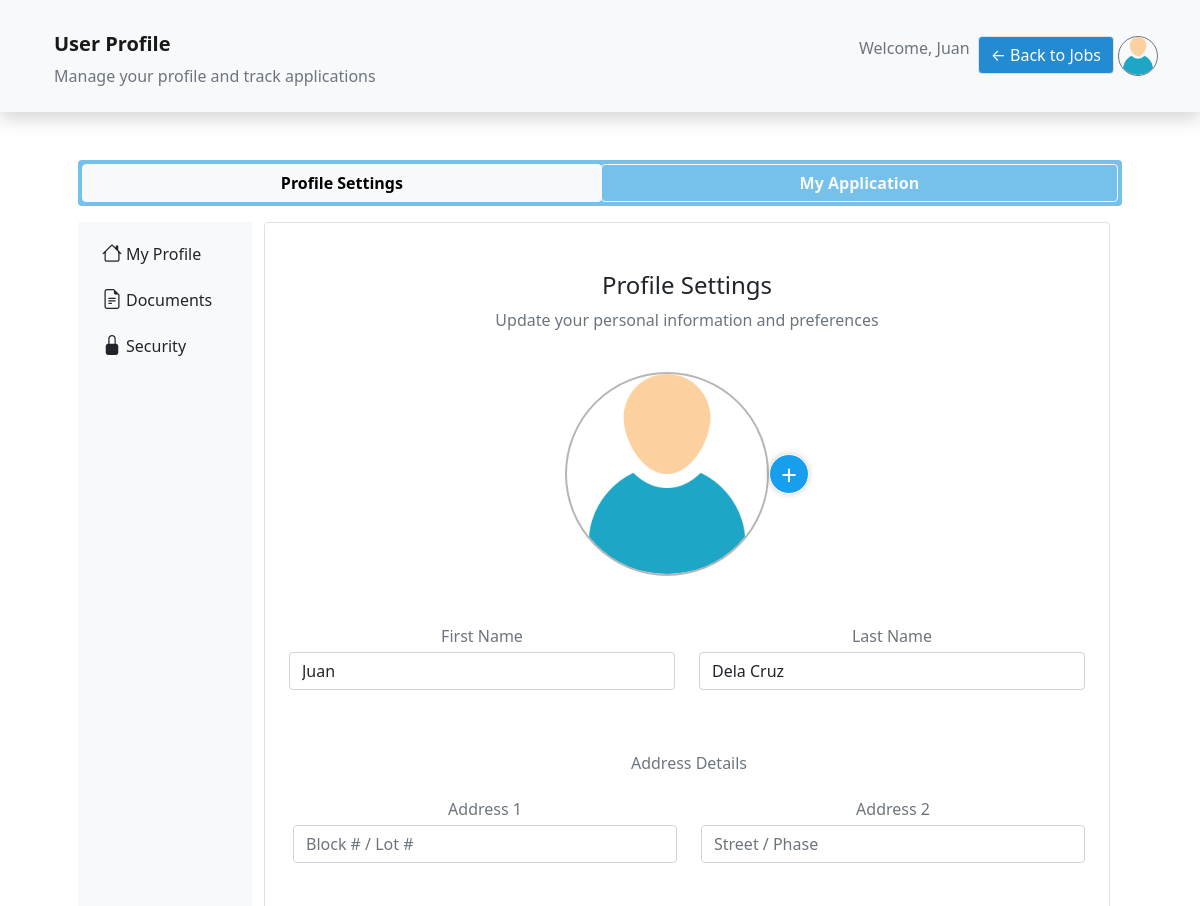
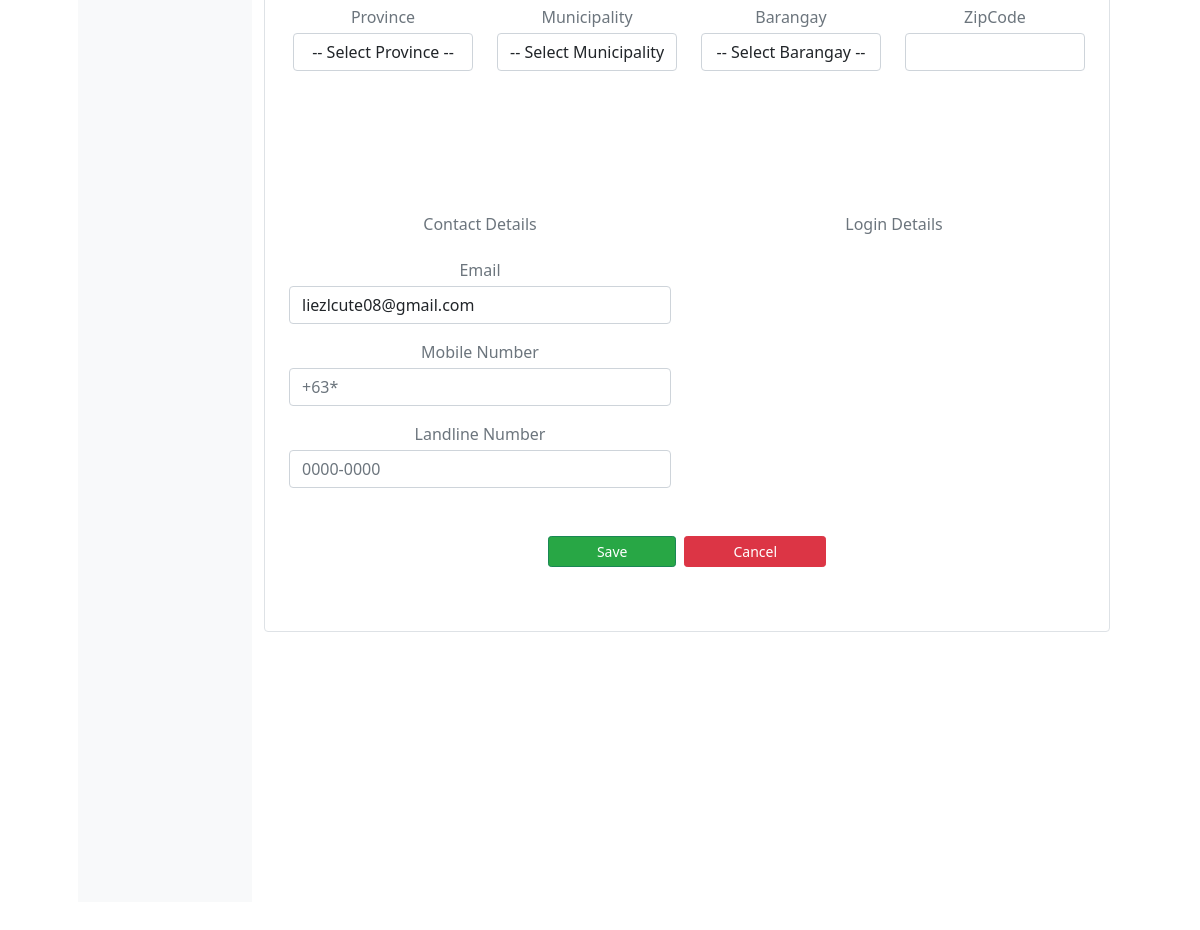
Screenshot of /public/2 (signed in) with the database file from the repository (2 pictures, top to bottom).
### my_app/models.py (models this page shows, shortened)
class Users(db.Model,UserMixin):
    id = db.Column(db.Integer(),primary_key=True)
    firstname=db.Column(db.String(length=30),nullable=False)
    lastname=db.Column(db.String(length=30),nullable=False)
    email_address=db.Column(db.String(length=51),nullable=False)
    password_hash=db.Column(db.String(length=30),nullable=False)
    address_1 = db.Column(db.String(length=120),nullable=True)
    address_2 = db.Column(db.String(length=100),nullable=True)
    brgy_id = db.Column(db.String(),nullable=True)
    munci_id = db.Column(db.String(),nullable=True)
    prov_id = db.Column(db.String(),nullable=True)
    zipcode = db.Column(db.String(),nullable=True)
    mobile_number = db.Column(db.String(length=11),nullable=True)
    phone_number = db.Column(db.String(length=8),nullable=True)
    profile_picture =db.Column(db.String(),nullable=True)
    department_id =db.Column(db.Integer(),db.ForeignKey('department.id'))
    department = db.relationship('Department')
    user_type_id = db.Column(db.Integer(),db.ForeignKey('usertype.id'))
    user_type = db.relationship('Usertype')
    creation_date = db.Column(db.Date(),nullable=False)
    write_date =  db.Column(db.Date(),nullable=False)
    @property
    def password(self):
        raise AttributeError("Password is write-only.")

### my_app/routes.py (the view, shortened to what this page needs)
@app.route('/public/<int:user_id>', methods=["GET", "POST"])
@login_required
def public_dashboard(user_id):
    form = PersonalInfoForm(obj=current_user)
    change_pw_form= ChangePasswordFormInSecurity()
    if request.method == 'GET':
        if current_user:
            form.firstname.data = current_user.firstname
            form.lastname.data = current_user.lastname
            form.address_1.data = current_user.address_1
            form.address_2.data = current_user.address_2
            form.zipcode.data = current_user.zipcode
            form.email_address.data = current_user.email_address
            form.mobile_number.data = current_user.mobile_number
            form.phone_number.data = current_user.phone_number
            form.prov_id.data = str(current_user.prov_id) if current_user.prov_id else ''
            form.munci_id.data = str(current_user.munci_id) if current_user.munci_id else ''
            form.brgy_id.data = str(current_user.brgy_id) if current_user.brgy_id else ''
            set_form_choices(form, current_user)
    else:
        set_form_choices(form, current_user)
    if change_pw_form.errors:
        for err_msg in change_pw_form.errors.values():
            flash(f'Error: {err_msg}', category='danger')
    if form.cancel.data:
            flash('Update Canceled.', category='danger')
            return redirect(url_for('public_dashboard',user_id=current_user.id))
    if form.errors:
        for err_msg in form.errors.values():
            flash(f'Error encounter in {form}: {err_msg}', category='danger')
    if current_user.user_type.name != "public":
        return redirect(url_for("home_page"))
    return render_template('public/public_dashboard.html', show_navbar=False, form=form, change_pw_form=change_pw_form)

### my_app/forms.py (shortened to what this page needs)
class PersonalInfoForm(FlaskForm):
    user_id = HiddenField(label='UserId')
    avatar= FileField('image', validators=[FileAllowed(['jpg','jpeg','png'], 'Images only!')])
    firstname = StringField(label='First Name', validators=[Length(min=3,max=30), DataRequired()])
    lastname = StringField(label='Last Name', validators=[Length(min=3,max=30), DataRequired()])
    address_1 =  StringField(label='Address 1', validators=[Length(min=6,max=50), Optional()])
    address_2 =  StringField(label='Address 2', validators=[Length(min=6,max=50), Optional()])
    brgy_id = SelectField(label='Barangay', coerce=str)
    munci_id = SelectField(label='Municipality', coerce=str)
    prov_id = SelectField(label='Province', coerce=str)
    zipcode = StringField(label='ZipCode', validators=[Length(min=4,max=4) ,Optional()])
    email_address=StringField(label='Email', validators=[Email(), DataRequired()])
    mobile_number = StringField(label='Mobile Number', validators=[Length(min=11,max=11), DataRequired()])
    phone_number=StringField(label='Landline Number', validators=[Length(min=8,max=8), Optional()])
    update=SubmitField(label='Save')
    cancel=SubmitField(label='Cancel')

class ChangePasswordFormInSecurity(FlaskForm):
    current_password = PasswordField(label='Password' , validators=[Length(min=3,max=30), DataRequired()])
    password= PasswordField(label='New Password' , validators=[Length(min=3,max=30), DataRequired()])
    password2= PasswordField(label='Confirm Password',validators=[ DataRequired()])
    submit=SubmitField(label='Update Password')

### my_app/models.py (called while the page is built)
@login_manager.user_loader
def load_user(user_id):
    return Users.query.get(int(user_id))

### my_app/templates/public/public_dashboard.html (shortened to what this page needs)
{% extends "dashboard/base_dashboard.html"%}
{% block nav %}
<li class="nav-item px-1">
    <span class="text-muted UserProf">Welcome, {{ current_user.firstname|capitalize }} </span>
</li>
<li class="nav-item px-1">
    <button id="nav-btn" type="button" class="btn btn-light fw-normal border" onclick="location.href='{{ url_for('career_page') }}'">
    ← Back to Jobs
    </button>
</li>
<li class="nav-item">
    <div class="dropdown">
       <button class="btn btn-light border border-secondary rounded-circle p-0 d-lg-flex"
                type="button"
                id="dropdownMenuButton2"
                data-bs-toggle="dropdown"
                aria-expanded="false">
            <img id="avatar-icon"
                src="{{ url_for('static', filename='uploads/avatars/' ~ current_user.profile_picture) if current_user.profile_picture else url_for('static', filename='builtin/icons/person.png') }}"
                onerror="this.onerror=null; this.src='{{ url_for('static', filename='builtin/icons/person.png') }}';"
                class="rounded-circle"
                width="40"
                height="40"
                alt="User Avatar">
        </button>
    </div>
</li>
{% endblock%}
{% block section %}
<div class="container p-5">
    <div id='btn-group-container' class="container-fluid p-1 mb-3 rounded btn-group-container">
        <div class="btn-group  w-100" role="group" aria-label="Form Navigation">
            <button type="button" class="btn btn-outline-light fw-bold rounded active" id="btn-personal">Profile Settings</button>
            <button type="button" class="btn btn-outline-light fw-bold rounded" id="btn-application">My Application</button>
        </div>
    </div>
    <div class="container-fluid overflow-hidden">
        <div id="profile-nav" class="row vh-100 overflow-auto">
            <div class="col-12 col-lg-2 px-sm-2 px-0 bg-light d-flex sticky-top profile-sidebar-sticky gap-2 nowrap">
                <div class="d-flex flex-sm-column flex-row flex-grow-1 align-items-center align-items-sm-start px-3 py-2 text-white">
                    <ul class="nav nav-pills flex-sm-column flex-row flex-nowrap flex-shrink-1 flex-sm-grow-0 flex-grow-1 mb-sm-auto mb-0 justify-content-center align-items-center align-items-sm-start" id="menu">
                        <li>
                            <a href="{{ url_for('public_dashboard',user_id = current_user.id)}}" class="nav-link px-sm-0 text-dark px-2">
                                <i class="fs-5 bi-house"></i><span class="ms-1 d-none d-sm-inline">My Profile</span></a>
                        </li>
                        <li>
                            <a href="#" id="Documents" class="nav-link px-sm-0 text-dark px-2">
                                <i class="fs-5 bi-file-earmark-text"></i><span class="ms-1 d-none d-sm-inline">Documents</span> </a>
                        </li>
                        <li class="nav-item ">
                            <a href="#" id="SecurityPassword" class="nav-link px-sm-0 px-2 text-dark">
                                <i class="fs-5 bi-lock-fill"></i><span class="ms-1 d-none d-sm-inline">Security</span>
                            </a>
                        </li>
                    </ul>
                </div>
            </div>
            <div class="col d-flex flex-column h-sm-100">
                <div id="section-personal" class="form-section container-fluid border rounded py-5">
                    <div class="d-flex flex-column align-items-center justify-content-center pb-4">
                        <h4>Profile Settings</h4>
                        <p class="text-muted text-center">Update your personal information and preferences</p>
                    </div>
                    <form method="POST" enctype="multipart/form-data">
                        <div class="container d-none d-sm-block">
                            <div class="avatar pb-5 ">
                                <div id="avatar-container">
                                    <img id="avatar-preview" src="
                                        {% if current_user.profile_picture %}
                                        {{ url_for('static', filename='uploads/avatars/'~ current_user.profile_picture)}}
                                        {% else %}
                                        {{ url_for('static', filename='builtin/icons/person.png')}}
                                        {% endif %}"
                                        alt="Avatar"
                                        onerror="this.onerror=null; this.src='{{ url_for('static', filename='builtin/icons/person.png') }}'">
                                </div>
                                <label for="avatar-upload" class="upload-label">
                                        <span class="upload-icon">+</span>
                                </label>
                            </div>
                        </div>
                        <div class="row row-cols-1 row-cols-lg-2 mb-3 text-muted">
                            <div class="col text-center">
                                {{ form.firstname.label(class="mb-1") }}
                                {{ form.firstname(class="form-control", placeholder="Juan") }}
                            </div>
                            <div class="col text-center">
                                {{ form.lastname.label(class="mb-1") }}
                                {{ form.lastname(class="form-control", placeholder="Dela Cruz") }}
                            </div>
                        </div>
                        <div class="row">
                            <div class="col text-center text-muted py-5 ps-lg-3">
                                <h6 class="mb-4">Address Details</h6>
                                <div class="row row-cols-1 row-cols-lg-2 mb-5 text-muted">
                                    <div class="col text-center">
                                        {{ form.address_1.label(class="mb-1") }}
                                        {{ form.address_1(class="form-control", placeholder="Block # / Lot #") }}
                                    </div>
                                    <div class="col text-center">
                                        {{ form.address_2.label(class="mb-1") }}
                                        {{ form.address_2(class="form-control", placeholder="Street / Phase ") }}
                                    </div>
                                </div>
                                <div class="row row-cols-1 row-cols-lg-4 mb-5 text-muted">
                                    <div class="col text-center">
                                        {{ form.prov_id.label(class="mb-1") }}
                                        {{ form.prov_id(id="prov_id", class="form-control text-center") }}
                                    </div>
                                    <div class="col text-center">
                                        {{ form.munci_id.label(class="mb-1") }}
                                        {{ form.munci_id(id="munci_id", class="form-control text-center") }}
                                    </div>
                                    <div class="col text-center">
                                        {{ form.brgy_id.label(class="mb-1") }}
                                        {{ form.brgy_id(id="brgy_id", class="form-control text-center") }}
                                    </div>
                                    <div class="col text-center">
                                        {{ form.zipcode.label(class="mb-1") }}
                                        {{ form.zipcode(class="form-control") }}
                                    </div>
                                </div>
                            </div>
                        </div>
                        <div class="row">
                            <div class="col-12 col-lg-6 text-center text-muted py-5 pe-lg-3">
                                <h6 class="mb-4">Contact Details</h6>
                                <div class="mb-3">
                                    {{ form.email_address.label(class="mb-1") }}
                                    {{ form.email_address(class="form-control", placeholder="your@email.com") }}
                                </div>
                                <div class="mb-3">
                                    {{ form.mobile_number.label(class="mb-1") }}
                                    {{ form.mobile_number(class="form-control", placeholder="+63*") }}
                                </div>
                                <div>
                                    {{ form.phone_number.label(class="mb-1") }}
                                    {{ form.phone_number(class="form-control", placeholder="0000-0000") }}
                                </div>
                            </div>
                            <div class="col-12 col-lg-6 text-center text-muted py-5 ps-lg-3">
                                <h6 class="mb-4">Login Details</h6>
                            </div>
                        </div>
                        <div class="d-flex flex-column-sm align-items-center justify-content-center gap-2 mb-3 w-100">
                            {{form.update(class="btn btn-sm btn-outline-success text-success px-5")}}
                            {{form.cancel (class="btn btn-sm btn-outline-danger text-danger px-5")}}
                        </div>
                    </form>
                </div>
            </div>
        </div>
    </div>
</div>
{% endblock%}

### my_app/static/style.css (style rules this page uses)
* { padding: 0; margin: 0; box-sizing: border-box; }
#nav-btn { color: #ffffff; background-color: #228bd1; white-space: nowrap; }
.form-section { transition: all 0.5s ease-in-out; }
@media (min-width:992px) { .profile-sidebar-sticky { position: sticky; top: 0; align-self: flex-start; z-index: 101; height: 100vh; } }
.btn-group-container { background-color: #75c1ec; }
#avatar-icon { height: 38px; width: 38px; border-radius: 50%; }
.avatar { display: flex; justify-content: center; align-items: center; }
#avatar-container { border-radius: 50%; border: 2px solid rgb(185, 181, 181); overflow: hidden; }
#avatar-preview { width: 200px; height: 200px; }
.upload-label { bottom: 20px; left: 130px; position: sticky; background-color: #179eec; color: white; width: 40px; height: 40px; border-radius: 50%; display: flex; justify-content: center; align-items: center; cursor: pointer; border: 1px solid white; box-shadow: 0 0 6px rgba(0, 0, 0, 0.2); font-size: 28px; transition: background-color 0.3s ease; }
.btn-outline-success { background-color: #28a745; color: white !important; }
.btn-outline-danger { background-color: #dc3545; color: white !important; }

### rows the page displays
Users: firstname "Juan", lastname "Dela Cruz", prov_id "-- Select Province --", munci_id "-- Select Municipality --", brgy_id "-- Select Barangay --", email_address "liezlcute08@gmail.com"
